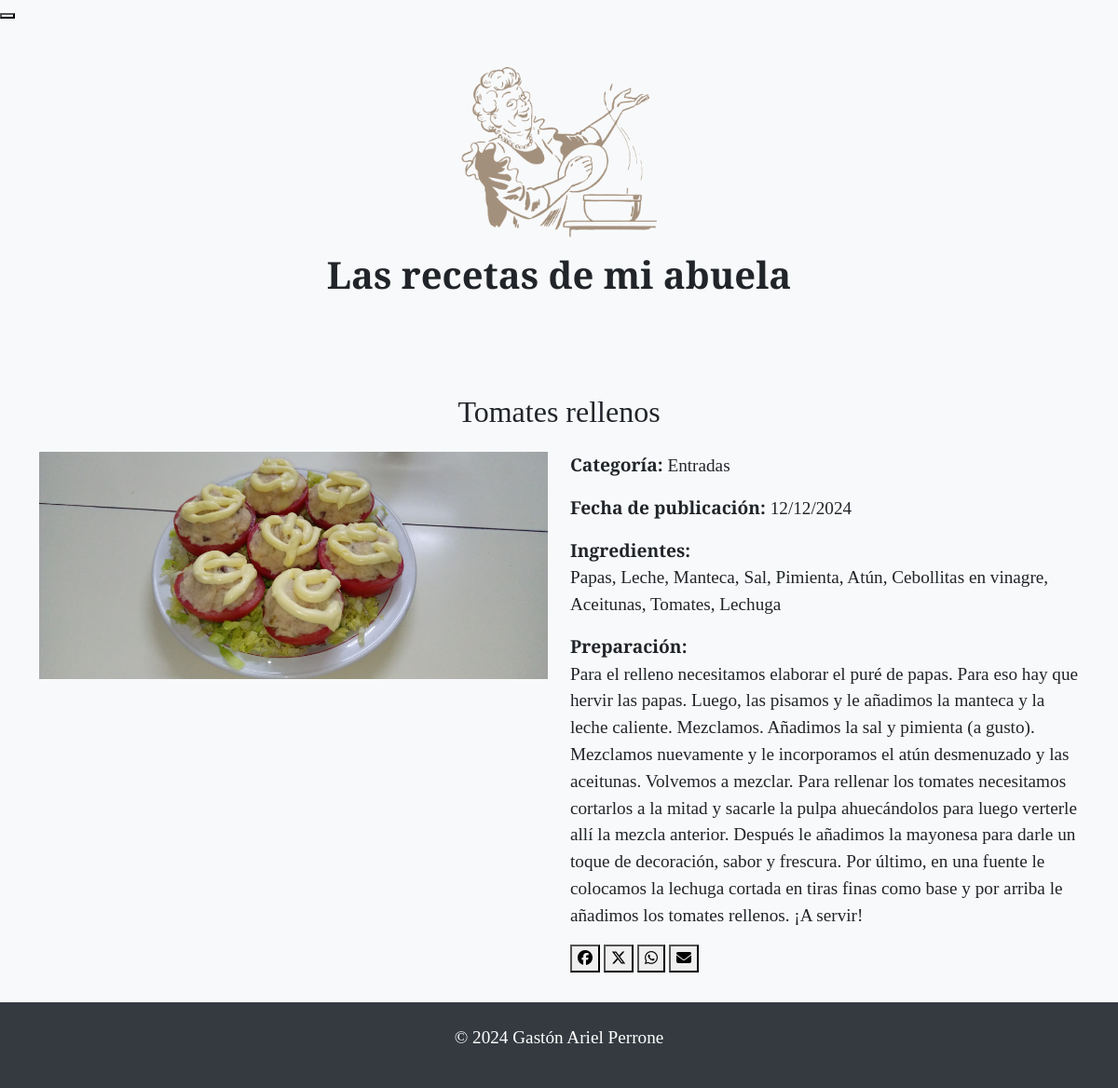
Screenshot of /ver_receta/1 with the database file from the repository.
### modelo_orm.py (models this page shows)
class BaseModel(Model):
    class Meta:
        database = db

class Receta(BaseModel):
    id_receta = AutoField(primary_key=True)
    nombre_receta = CharField()
    imagen_receta = CharField()  # Ruta de la imagen
    ingredientes = CharField()
    preparacion = CharField()
    fecha_publicacion = DateField(default=date.today)  # Fecha automática
    categoria = ForeignKeyField(Categoria, backref='recetas')

class Categoria(BaseModel):
    nombre_categoria = CharField(unique=True)

### modelo_orm.py (the view)
@app.route('/ver_receta/<int:id_receta>', methods=['GET'])
def ver_receta(id_receta):
    try:
        receta = Receta.get_or_none(Receta.id_receta == id_receta)
        if not receta:
            return "Receta no encontrada", 404
        return render_template('ver_receta.html', receta=receta)
    except Exception as e:
        return f"Error al cargar la receta: {str(e)}", 500

### templates/ver_receta.html (shortened to what this page needs)
<!DOCTYPE html>
<html lang="es">
<head>
  <link href="https://cdn.jsdelivr.net/npm/bootstrap@5.0.0-beta3/dist/css/bootstrap.min.css" rel="stylesheet" />
  <link href="../static/styles.css" rel="stylesheet" type="text/css" />
</head>
<body>
  <button onclick="window.location.href='/consultar_recetas';"> </button>
  <header class="text-center py-5">
    <img alt="Logo de Las recetas de mi abuela" aria-label="Logo de Las recetas de mi abuela" src="../static/abuela_cocina.png" width="210" />
    <h1 class="mt-3">Las recetas de mi abuela</h1>
  </header>
  <main class="container mt-5">
    <h2 class="text-center">{{ receta.nombre_receta }}</h2>
    <div class="row mt-4">
      <div class="col-md-6">
        <img src="{{ url_for('static', filename='uploads/' + receta.imagen_receta) }}" alt="{{ receta.nombre_receta }}" class="img-fluid">
      </div>
      <div class="col-md-6">
        <p><strong>Categoría:</strong> {{ receta.categoria.nombre_categoria }}</p>
        <p><strong>Fecha de publicación:</strong> {{ receta.fecha_publicacion.strftime('%d/%m/%Y') }}</p>
        <p><strong>Ingredientes:</strong><br>{{ receta.ingredientes }}</p>
        <p><strong>Preparación:</strong><br>{{ receta.preparacion }}</p>
      <button onclick="shareOnFacebook()"><i class="fa-brands fa-facebook"></i></button>
     <button onclick="shareOnTwitter()"><i class="fa-brands fa-x-twitter"></i></button>
     <button onclick="shareOnWhatsApp()"><i class="fa-brands fa-whatsapp"></i></button>
     <button onclick="shareByEmail()"><i class="fa-solid fa-envelope"></i></button>
      </div>
    </div>
  </main>
  <footer class="text-center py-4">
    <p>&copy; 2024 Gastón Ariel Perrone</p>
  </footer>
</body>
</html>

### static/styles.css (style rules this page uses)
body { font-family: 'Playfair Display', serif; background-color: #f8f9fa; }
h1 { font-size: 2.5rem; font-weight: 700; }
h1, h2, h3, h4, h5, h6, li, button { font-family: 'Playfair Display', serif; }
p { font-size: 1.2rem; }
footer { background-color: #343a40; color: #ffffff; text-align: center; padding: 1rem; margin-top: 2rem; display: flex; justify-content: center; }
p { font-size: 1.2rem; margin-bottom: 1rem; }
img { max-width: 100%; height: auto; }

### rows the page displays
Receta: nombre_receta "Tomates rellenos", imagen_receta (picture), fecha_publicacion "12/12/2024", ingredientes "Papas, Leche, Manteca, Sal, Pimienta, Atún, Cebollitas en vinagre, Aceitunas, Tomates, Lechuga", preparacion "Para el relleno necesitamos elaborar el puré de papas. Para eso hay que hervir las papas. Luego, las pisamos y le añadimos la manteca y la leche caliente. Mezclamos. Añadimos la sal y pimienta (a gusto). Mezclamos nuevamente y le incorporamos el atún desmenuzado y las aceitunas. Volvemos a mezclar. Para rellenar los tomates necesitamos cortarlos a la mitad y sacarle la pulpa ahuecándolos para luego verterle allí la mezcla anterior. Después le añadimos la mayonesa para darle un toque de decoración, sabor y frescura. Por último, en una fuente le colocamos la lechuga cortada en tiras finas como base y por arriba le añadimos los tomates rellenos. ¡A servir!"
Categoria: categoria.nombre_categoria "Entradas"
